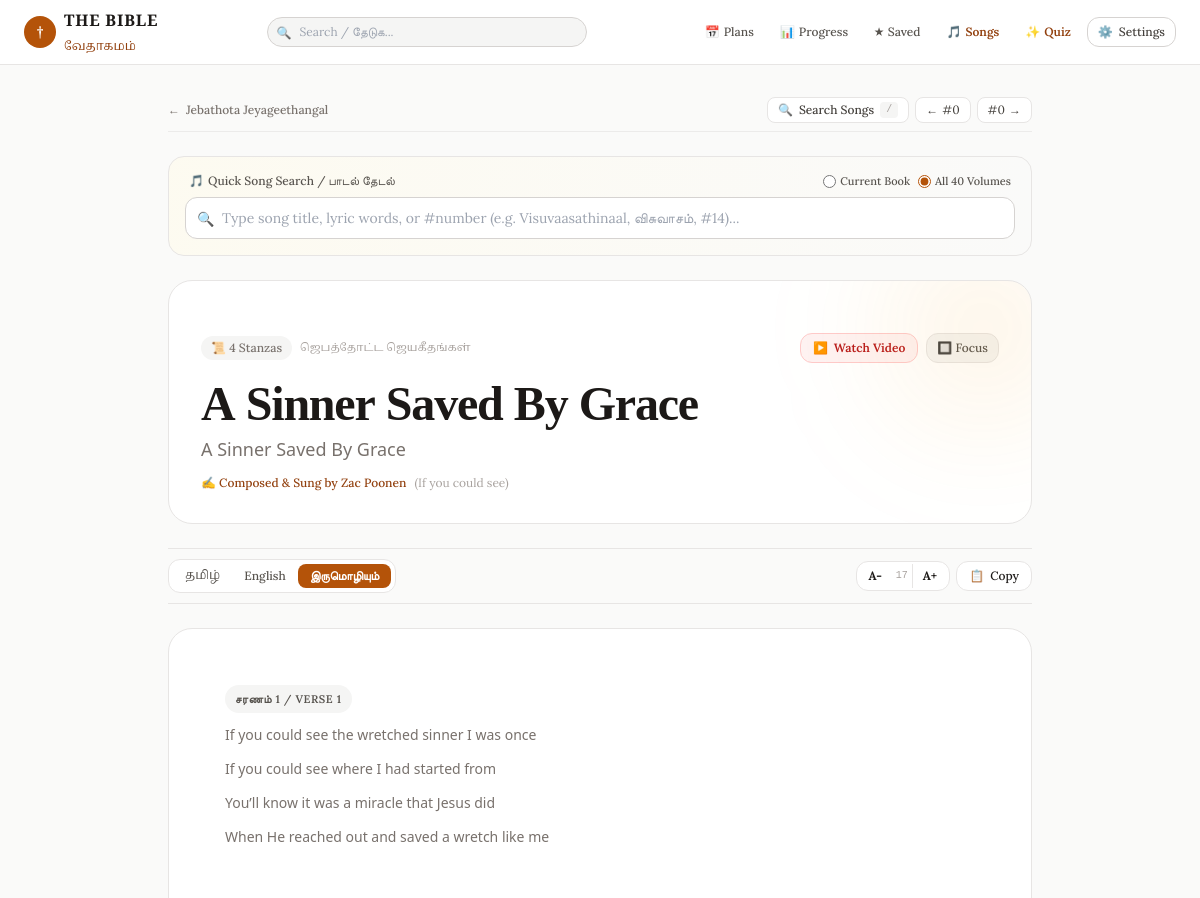
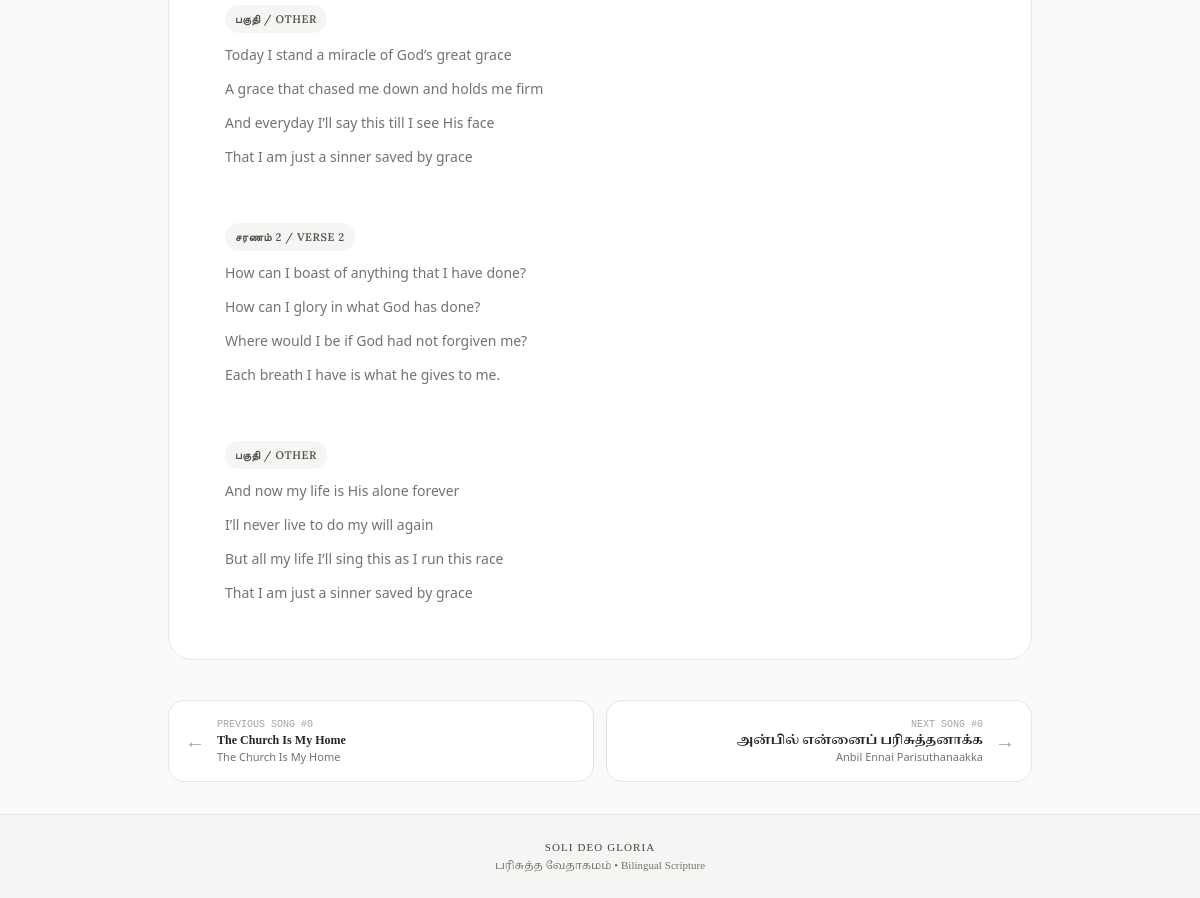
The app's page /songs/2525?canon=protestant with its own data (2 pictures, top to bottom).
### tables this page shows
CREATE TABLE songs (
            id INTEGER PRIMARY KEY,
            songbook_code TEXT NOT NULL,
            songbook_name_ta TEXT,
            songbook_name_en TEXT,
            volume INTEGER DEFAULT 0,
            volume_name TEXT,
            song_number INTEGER DEFAULT 0,
            title_ta TEXT NOT NULL,
            title_en TEXT NOT NULL,
            alternate_title TEXT,
            lyrics_ta TEXT,
            lyrics_en TEXT,
            lyrics_bilingual TEXT,
            author TEXT,
            youtube_url TEXT
        );

### app/main.py (the view)
@app.get("/songs/{song_id}", response_class=HTMLResponse)
async def song_detail_page(
    request: Request,
    song_id: int,
    mode: str = Query("bilingual"),
    canon: str = Query(None)
):
    active_canon = resolve_canon(request, canon)
    canon_ctx = get_canon_context(active_canon)
    song = get_song_by_id(song_id)
    if not song:
        raise HTTPException(status_code=404, detail="Song not found")
    volume_songs = []
    if song.get("volume") and song["volume"] > 0:
        vol_data = get_songs_list(
            songbook_code=song.get("songbook_code") or "jebathota",
            volume=song["volume"],
            limit=100
        )
        volume_songs = vol_data.get("songs", [])
    return templates.TemplateResponse(
        request=request,
        name="song_detail.html",
        context={
            **canon_ctx,
            "song": song,
            "volume_songs": volume_songs,
            "mode": mode,
        },
    )

### templates/song_detail.html (shortened to what this page needs)
{% extends "base.html" %}
{% block content %}
<div id="song-detail-root" class="max-w-4xl mx-auto px-3 sm:px-4 py-4 sm:py-8 space-y-6 transition-all duration-200">
    <div class="flex flex-col sm:flex-row sm:items-center justify-between gap-3 text-xs text-stone-500 pb-2 border-b border-stone-200/70 dark:border-stone-800">
        <div class="flex items-center gap-2 flex-wrap">
            <a href="/songs?book={{ song.songbook_code }}{% if song.volume %}&vol={{ song.volume }}{% endif %}{% if canon %}&canon={{ canon }}{% endif %}"
               class="inline-flex items-center gap-1.5 hover:text-amber-700 dark:hover:text-amber-400 font-medium transition py-1">
                <span>←</span> <span>{{ song.songbook_name_en }}</span>
            </a>
        </div>
        <div class="flex items-center gap-1.5 self-end sm:self-auto">
            <button onclick="toggleDetailSearchModal(true)"
                    class="px-2.5 py-1 rounded-lg bg-white dark:bg-stone-800 border border-stone-200 dark:border-stone-700 hover:border-amber-600 text-stone-700 dark:text-stone-300 hover:text-amber-700 dark:hover:text-amber-400 transition cursor-pointer flex items-center gap-1.5"
                    title="Search any song (Press /)">
                <span>🔍</span>
                <span class="font-medium">Search Songs</span>
                <kbd class="hidden sm:inline-block px-1.5 py-0.2 bg-stone-100 dark:bg-stone-700 text-stone-400 dark:text-stone-300 rounded text-[10px] font-mono">/</kbd>
            </button>
            {% if song.prev_song %}
            <a href="/songs/{{ song.prev_song.id }}{% if canon %}?canon={{ canon }}{% endif %}"
               class="px-2.5 py-1 rounded-lg bg-white dark:bg-stone-800 border border-stone-200 dark:border-stone-700 hover:border-amber-600 text-stone-700 dark:text-stone-300 transition flex items-center gap-1"
               title="Previous: #{{ song.prev_song.song_number }} {{ song.prev_song.title_en }} (Press Left Arrow)">
                <span>←</span> <span class="hidden md:inline">#{{ song.prev_song.song_number }}</span>
            </a>
            {% endif %}
            {% if song.next_song %}
            <a href="/songs/{{ song.next_song.id }}{% if canon %}?canon={{ canon }}{% endif %}"
               class="px-2.5 py-1 rounded-lg bg-white dark:bg-stone-800 border border-stone-200 dark:border-stone-700 hover:border-amber-600 text-stone-700 dark:text-stone-300 transition flex items-center gap-1"
               title="Next: #{{ song.next_song.song_number }} {{ song.next_song.title_en }} (Press Right Arrow)">
                <span class="hidden md:inline">#{{ song.next_song.song_number }}</span> <span>→</span>
            </a>
            {% endif %}
        </div>
    </div>
    <div id="detail-search-container" class="bg-gradient-to-r from-amber-50/60 to-stone-50 dark:from-stone-900 dark:to-stone-900/60 border border-stone-200 dark:border-stone-800 rounded-2xl p-3 sm:p-4 shadow-xs space-y-2">
        <div class="flex items-center justify-between text-xs text-stone-600 dark:text-stone-400 px-1 font-medium">
            <span class="flex items-center gap-1">
                <span>🎵</span> <span>Quick Song Search / பாடல் தேடல்</span>
            </span>
            <div class="flex items-center gap-2 text-[11px]">
                <label class="inline-flex items-center gap-1 cursor-pointer">
                    <input type="radio" name="detail_search_scope" value="volume" class="accent-amber-700" {% if song.volume %}checked{% endif %}>
                    <span>{% if song.volume %}In Vol {{ song.volume }} Only{% else %}Current Book{% endif %}</span>
                </label>
                <label class="inline-flex items-center gap-1 cursor-pointer">
                    <input type="radio" name="detail_search_scope" value="all" class="accent-amber-700" {% if not song.volume %}checked{% endif %}>
                    <span>All 40 Volumes</span>
                </label>
            </div>
        </div>
        <div class="relative">
            <input type="text" id="detail-search-input"
                   placeholder="Type song title, lyric words, or #number (e.g. Visuvaasathinaal, விசுவாசம், #14)..."
                   autocomplete="off"
                   class="w-full text-xs sm:text-sm bg-white dark:bg-stone-800 border border-stone-300 dark:border-stone-700 rounded-xl pl-9 pr-8 py-2.5 focus:outline-none focus:ring-2 focus:ring-amber-700 text-stone-900 dark:text-stone-100">
            <span class="absolute left-3 top-3 text-stone-400 text-xs sm:text-sm">🔍</span>
        </div>
    </div>
    <div class="bg-white dark:bg-stone-900 border border-stone-200 dark:border-stone-800 rounded-3xl p-5 sm:p-8 shadow-xs space-y-5 relative overflow-hidden">
        <div class="flex flex-wrap items-center justify-between gap-2.5">
            <div class="flex flex-wrap items-center gap-2 text-xs">
                {% if song.stanzas %}
                <span class="px-2.5 py-1 rounded-xl bg-stone-100 dark:bg-stone-800 text-stone-500 dark:text-stone-400 font-medium">
                    📜 {{ song.stanzas|length }} Stanzas
                </span>
                {% endif %}
                <span class="text-stone-400 font-tamil text-[11px]" translate="no">{{ song.songbook_name_ta }}</span>
            </div>
            <div class="flex items-center gap-2">
                {% if song.youtube_url %}
                <button onclick="toggleSongVideo()"
                        class="inline-flex items-center gap-1.5 px-3 py-1.5 rounded-xl bg-red-50 hover:bg-red-100 dark:bg-red-950/40 dark:hover:bg-red-900/50 text-red-700 dark:text-red-300 text-xs font-semibold border border-red-200 dark:border-red-900/60 transition cursor-pointer shadow-2xs">
                    <span>▶️</span> <span>{% if song.youtube_video_id %}Watch Video{% else %}Play on YouTube{% endif %}</span>
                </button>
                {% endif %}
                <button onclick="toggleWorshipFocusMode()" id="focus-mode-btn"
                        class="px-2.5 py-1.5 rounded-xl bg-stone-100 hover:bg-stone-200 dark:bg-stone-800 dark:hover:bg-stone-700 text-stone-600 dark:text-stone-300 text-xs font-medium border border-stone-200 dark:border-stone-700 transition cursor-pointer"
                        title="Toggle distraction-free worship presentation mode">
                    <span>🔲</span> <span class="hidden sm:inline">Focus</span>
                </button>
            </div>
        </div>
        <div class="space-y-1">
            <h1 class="font-tamil text-2xl sm:text-4xl lg:text-5xl font-bold text-stone-900 dark:text-stone-100 leading-tight tracking-tight" translate="no">
                {{ song.title_ta }}
            </h1>
            <h2 class="font-sans text-sm sm:text-lg text-stone-500 dark:text-stone-400 font-medium">
                {{ song.title_en }}
            </h2>
            <div class="flex items-center gap-2 pt-2 text-xs text-amber-800 dark:text-amber-400 font-medium">
                <span>✍️ Composed & Sung by {{ song.author or "Fr. S.J. Berchmans" }}</span>
                {% if song.alternate_title %}
                <span class="text-stone-400 font-normal">({{ song.alternate_title }})</span>
                {% endif %}
            </div>
        </div>
    </div>
    <div id="lyrics-toolbar" class="sticky top-14 z-30 bg-stone-50/95 dark:bg-stone-950/95 backdrop-blur-md py-2.5 border-y border-stone-200 dark:border-stone-800 flex flex-wrap items-center justify-between gap-2 text-xs transition-all">
        <div class="inline-flex bg-white dark:bg-stone-800 p-1 rounded-xl border border-stone-200 dark:border-stone-700 shadow-2xs">
            <button onclick="setSongScriptMode('ta')" id="mode-btn-ta"
                    class="px-3 py-1 rounded-lg font-medium transition cursor-pointer font-tamil text-stone-600 dark:text-stone-300">
                தமிழ்
            </button>
            <button onclick="setSongScriptMode('en')" id="mode-btn-en"
                    class="px-3 py-1 rounded-lg font-medium transition cursor-pointer text-stone-600 dark:text-stone-300">
                English
            </button>
            <button onclick="setSongScriptMode('bilingual')" id="mode-btn-bilingual"
                    class="px-3 py-1 rounded-lg font-semibold bg-amber-700 text-white shadow-xs transition cursor-pointer">
                இருமொழியும்
            </button>
        </div>
        <div class="flex items-center gap-1.5">
            <div class="flex items-center bg-white dark:bg-stone-800 rounded-xl border border-stone-200 dark:border-stone-700 p-0.5">
                <button onclick="changeLyricsFontSize(-1)" class="px-2.5 py-1 text-xs hover:text-amber-700 font-bold transition cursor-pointer" title="Decrease font size">A-</button>
                <span id="font-size-indicator" class="text-[10px] text-stone-400 font-mono px-1">17</span>
                <button onclick="changeLyricsFontSize(1)" class="px-2.5 py-1 text-xs hover:text-amber-700 font-bold transition cursor-pointer border-l border-stone-200 dark:border-stone-700" title="Increase font size">A+</button>
            </div>
            <button onclick="copySongLyrics()" class="px-3 py-1.5 bg-white dark:bg-stone-800 border border-stone-200 dark:border-stone-700 hover:border-amber-600 rounded-xl font-medium transition flex items-center gap-1.5 cursor-pointer shadow-2xs">
                <span>📋</span> <span id="copy-btn-text">Copy</span>
            </button>
        </div>
    </div>
    <div id="lyrics-container" class="bg-white dark:bg-stone-900 border border-stone-200 dark:border-stone-800 rounded-3xl p-5 sm:p-10 shadow-xs space-y-6 text-base transition-all">
        {% if song.stanzas %}
            {% for st in song.stanzas %}
            {% set is_chorus = ('Chorus' in st.label or 'பல்லவி' in st.label or 'Pre-Chorus' in st.label) %}
            <div class="stanza-block transition-all duration-150 {% if is_chorus %}bg-amber-50/70 dark:bg-amber-950/25 border-l-4 border-amber-600 dark:border-amber-500 rounded-r-2xl p-4 sm:p-6 shadow-2xs{% else %}p-3 sm:p-4 rounded-2xl hover:bg-stone-50/80 dark:hover:bg-stone-800/40{% endif %}">
                <div class="flex items-center gap-2 mb-3">
                    <span class="inline-flex items-center px-2.5 py-0.5 rounded-full text-[11px] font-semibold tracking-wider uppercase {% if is_chorus %}bg-amber-200/80 dark:bg-amber-900/60 text-amber-900 dark:text-amber-200 font-bold{% else %}bg-stone-100 dark:bg-stone-800 text-stone-600 dark:text-stone-400{% endif %}">
                        {% if is_chorus %}✨ {{ st.label }}{% else %}{{ st.label }}{% endif %}
                    </span>
                </div>
                <div class="space-y-3.5">
                    {% set max_lines = st.lines_ta|length if st.lines_ta|length > st.lines_en|length else st.lines_en|length %}
                    {% for i in range(max_lines) %}
                    <div class="lyrics-pair space-y-0.5">
                        {% if i < st.lines_en|length %}
                        <p class="lyrics-line-en font-sans text-xs sm:text-sm text-stone-500 dark:text-stone-400 font-normal leading-relaxed">
                            {{ st.lines_en[i] }}
                        </p>
                        {% endif %}
                    </div>
                    {% endfor %}
                </div>
            </div>
            {% endfor %}
        {% else %}
            <div class="p-6">
                <pre class="font-tamil whitespace-pre-wrap leading-relaxed text-stone-900 dark:text-stone-100 font-medium" translate="no">{{ song.lyrics_ta or song.lyrics_en }}</pre>
            </div>
        {% endif %}
    </div>
    <div class="pt-4 flex flex-col sm:flex-row items-stretch justify-between gap-3 text-xs">
        {% if song.prev_song %}
        <a href="/songs/{{ song.prev_song.id }}{% if canon %}?canon={{ canon }}{% endif %}"
           class="group flex-1 p-4 rounded-2xl bg-white dark:bg-stone-900 border border-stone-200 dark:border-stone-800 hover:border-amber-600 transition flex items-center gap-3 shadow-xs">
            <span class="text-xl text-stone-400 group-hover:text-amber-700 transition">←</span>
            <div class="overflow-hidden">
                <span class="text-[10px] text-stone-400 block font-mono">PREVIOUS SONG #{{ song.prev_song.song_number }}</span>
                <span class="font-tamil font-bold truncate block text-stone-800 dark:text-stone-200 group-hover:text-amber-700 dark:group-hover:text-amber-400 transition" translate="no">{{ song.prev_song.title_ta }}</span>
                <span class="font-sans text-[11px] text-stone-500 truncate block">{{ song.prev_song.title_en }}</span>
            </div>
        </a>
        {% else %}
        <div class="flex-1"></div>
        {% endif %}
        {% if song.next_song %}
        <a href="/songs/{{ song.next_song.id }}{% if canon %}?canon={{ canon }}{% endif %}"
           class="group flex-1 p-4 rounded-2xl bg-white dark:bg-stone-900 border border-stone-200 dark:border-stone-800 hover:border-amber-600 transition flex items-center justify-between gap-3 text-right shadow-xs">
            <div class="overflow-hidden flex-1">
                <span class="text-[10px] text-stone-400 block font-mono">NEXT SONG #{{ song.next_song.song_number }}</span>
                <span class="font-tamil font-bold truncate block text-stone-800 dark:text-stone-200 group-hover:text-amber-700 dark:group-hover:text-amber-400 transition" translate="no">{{ song.next_song.title_ta }}</span>
                <span class="font-sans text-[11px] text-stone-500 truncate block">{{ song.next_song.title_en }}</span>
            </div>
            <span class="text-xl text-stone-400 group-hover:text-amber-700 transition">→</span>
        </a>
        {% endif %}
    </div>
</div>
{% endblock %}

### templates/base.html (style rules this page uses)
:root { --reader-font-size: 18px; }
.font-tamil { font-family: 'Noto Serif Tamil', serif; line-height: 2.1; }
.verse-text-ta, .verse-ta, .font-tamil { line-height: 1.95 !important; }

### records on screen
songs: songbook_name_en "Jebathota Jeyageethangal", volume "☐ Current Book", volume "☑ All 40 Volumes", songbook_name_ta "ஜெபத்தோட்ட ஜெயகீதங்கள்", title_ta "A Sinner Saved By Grace", title_en "A Sinner Saved By Grace", author "Zac Poonen", alternate_title "If you could see"
songs: prev_song.song_number "0", prev_song.title_ta "The Church Is My Home", prev_song.title_en "The Church Is My Home"
songs: next_song.song_number "0", next_song.title_ta "அன்பில் என்னைப் பரிசுத்தனாக்க", next_song.title_en "Anbil Ennai Parisuthanaakka"

### other values on screen
{{ song.stanzas|length }} "4"
{{ st.label }} "சரணம் 1 / VERSE 1" "பகுதி / OTHER" "சரணம் 2 / VERSE 2" "பகுதி / OTHER"
{{ st.lines_en[i] }} "If you could see the wretched sinner I was once" "If you could see where I had started from" "You’ll know it was a miracle that Jesus did" "When He reached out and saved a wretch like me" "Today I stand a miracle of God’s great grace" "A grace that chased me down and holds me firm" "And everyday I’ll say this till I see His face" "That I am just a sinner saved by grace" "How can I boast of anything that I have done?" "How can I glory in what God has done?" "Where would I be if God had not forgiven me?" "Each breath I have is what he gives to me." "And now my life is His alone forever" "I’ll never live to do my will again" "But all my life I’ll sing this as I run this race" "That I am just a sinner saved by grace"
